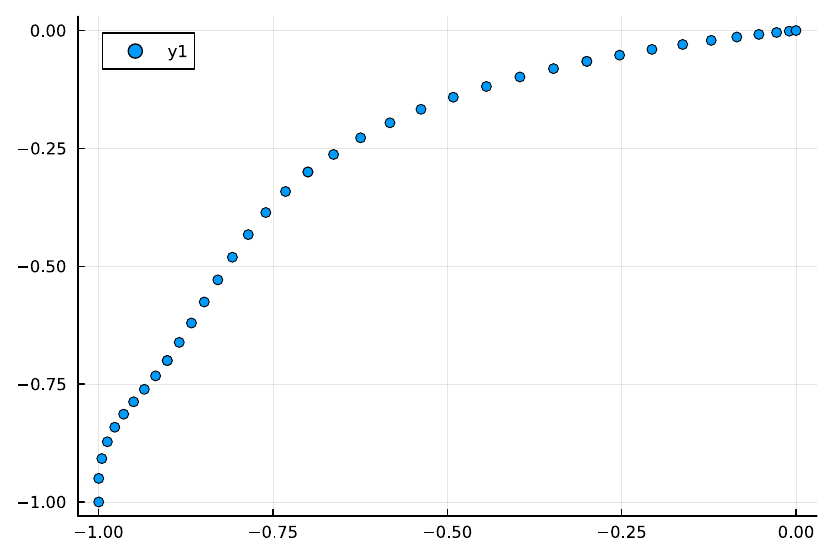

Generate this figure with Julia:
using Symbolics, LazySets
using HybridSystems
using MosekTools
using Ipopt
using Plots
include("../pwa/product.jl")
include("../pwa/gmp.jl")
include("../pwa/qcqp.jl")

A = [0 0 1 0; 0 0 0 1; 0 0 0 0; 0 0 0 0]
B = [0 0; 0 0; 1 0; 0 1]
l = let x = Symbolics.variables(:x, 1:4)
    G(!(HalfSpace(x[1] >= -0.7, x) & HalfSpace(x[1] <= -0.3, x) 
    & HalfSpace(x[2] >= -0.7, x) & HalfSpace(x[2] <= -0.3, x)))
end
x0 = [-1.0, -1.0, 0.0, 0.5]
xT = [-0.0, -0.0, 0.0, 0.0]

h, q0, qT = PPWA(A, B, l)
println(HybridSystems.nmodes(h), " modes")
println(HybridSystems.ntransitions(h), " transitions")

c(x,u) = sum(x.^2) + sum(u.^2)
policy = GMPPolicy(h, c; optimizer=Mosek.Optimizer)
p, E, m = action(policy, (q0, x0), (qT, xT))
P = decode(E, p, nmodes(h)+1, nmodes(h)+2)
P = P[2:end-1]

qpolicy = QCQPPolicy(h, c; T=10, optimizer=Ipopt.Optimizer)
uq, (xq, qq), m = action(qpolicy, (P[1], x0), (P[end], xT), P)
scatter(xq[:,1],xq[:,2])
savefig("test/qcqp.pdf")
